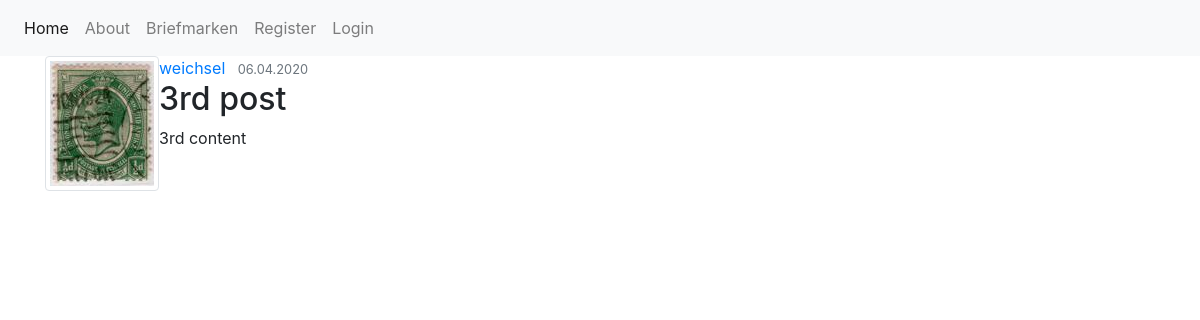
Page /post/3 on the earlier database version.
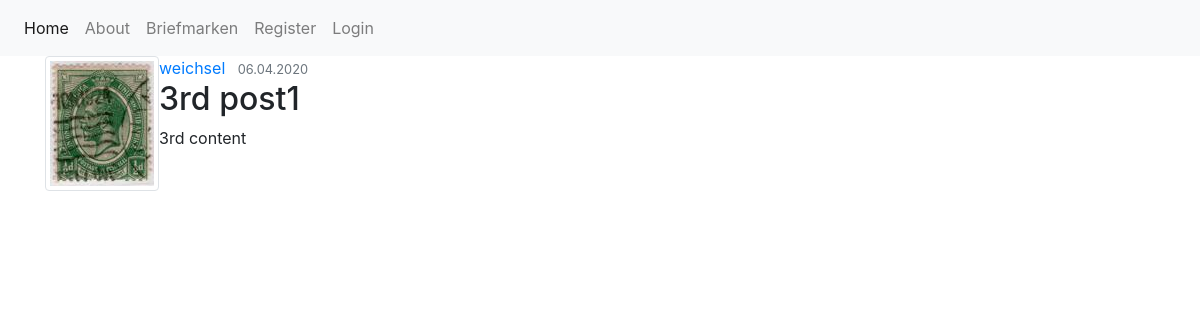
Same page on the later database version.
### stamp_manager/models.py (models this page shows, shortened)
class Post(db.Model):
    id = db.Column(db.Integer, primary_key=True)
    title = db.Column(db.String(100), nullable=True)
    date_posted =  db.Column(db.DateTime, nullable=False, default=datetime.utcnow)
    content = db.Column(db.Text, nullable=False)
    user_id = db.Column(db.Integer, db.ForeignKey('user.id'), nullable = False)

### stamp_manager/routes.py (the view)
@app.route("/post/<int:post_id>")
def post(post_id):
    post = Post.query.get_or_404(post_id)
    return render_template('post.html', title=post.title, post=post)

### stamp_manager/templates/post.html (shortened to what this page needs)
{% extends 'layout.html' %}
{% block body %}
<article class="media content-section">
    <img class="img-thumbnail" src="{{ url_for('static', filename='pics/'+ post.author.image_file) }}">
    <div class="media-body">
        <div class="article-metadata">
            <a class="mr-2" href="#">{{ post.author.username }}</a>
            <small class="text-muted">{{ post.date_posted.strftime('%d.%m.%Y') }}</small>
        </div>
        <h2 class="article-title">{{ post.title }}</h2>
        <p class="article-content">{{ post.content }}</p>
    </div>
</article>
{% endblock %}

Differences in the rows shown:
changed Post "3rd content": title "3rd post" → "3rd post1"
